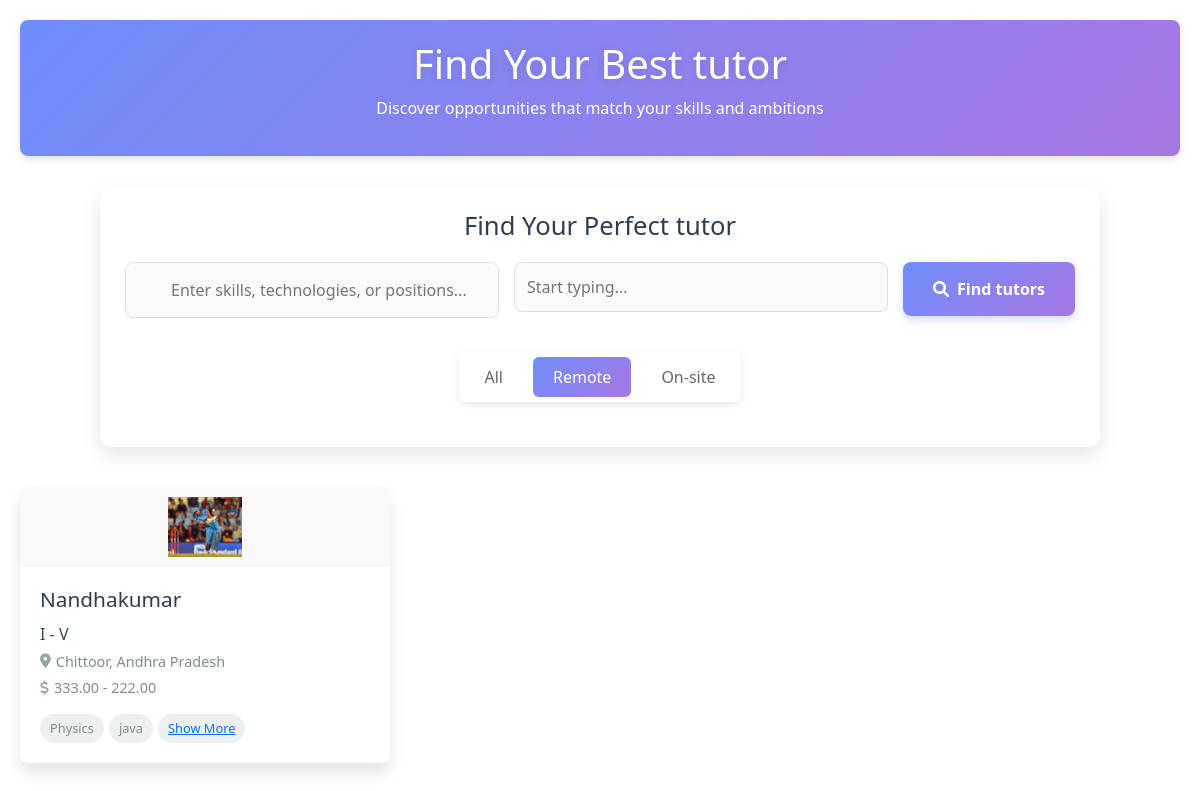
The page /h_online_tutor on the database as committed earlier.
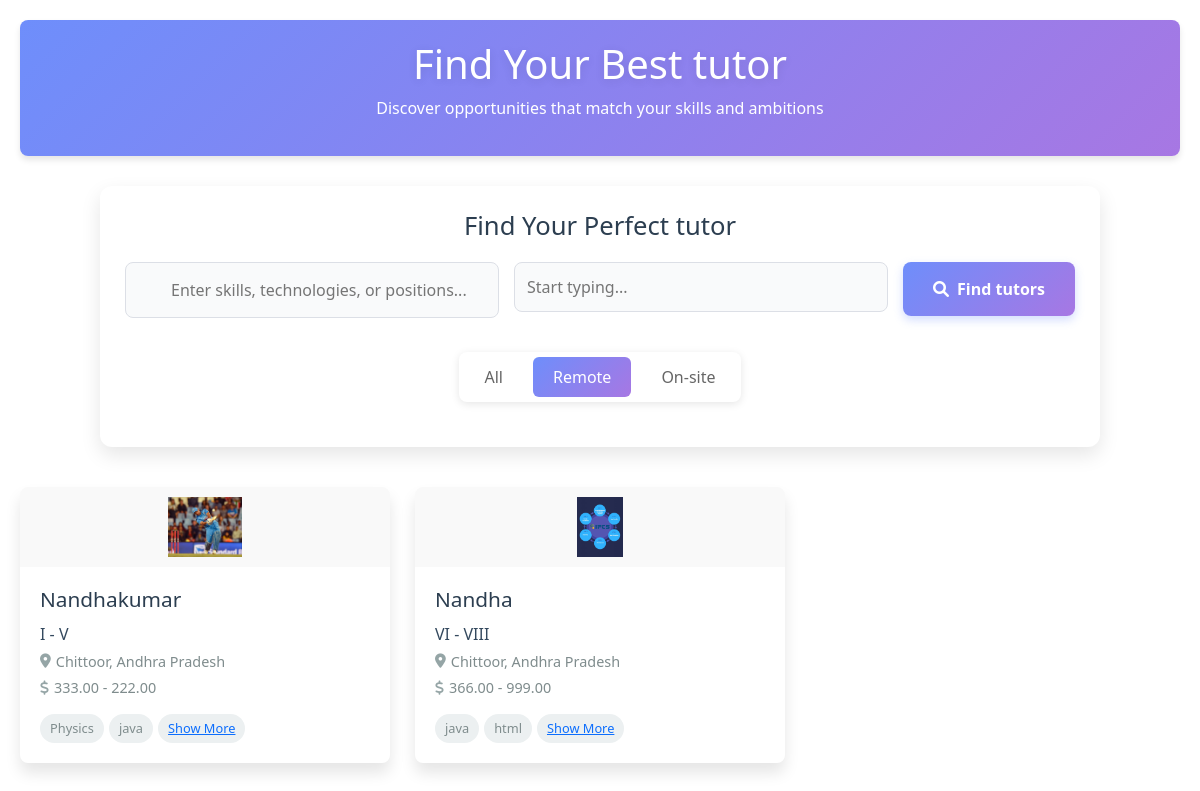
The same page on the database as committed later.
### kovai_app/models.py (models this page shows)
class TutorRegistration(models.Model):
    GENDER_CHOICES = [
        ('male', 'Male'),
        ('female', 'Female'),
    ]
    TEACHING_TYPES = [
        ('individual_teaching', 'Individual Teaching'),
        ('teaching_company', 'Teaching Company'),
    ]
    DEGREE_TYPES = [
        ('Secondary', 'Secondary'),
        ('Higher_Secondary', 'Higher Secondary'),
        ('Diploma', 'Diploma'),
        ('Graduation', 'Graduation'),
        ('AdvancedDiploma', 'Advanced Diploma'),
        ('PostGraduation', 'Post Graduation'),
        ('Doctorate/PhD', 'Doctorate/PhD'),
        ('Certification', 'Certification'),
        ('Other', 'Other'),
    ]
    ASSOCIATION_CHOICES = [
        ('parttime', 'Part time'),
        ('fulltime', 'Full time'),
        ('Correspondence', 'Correspondence / Distance Learning'),
    ]
    FEE_CHOICES = [
        ('per_hour', 'per hour'),
        ('per_month', 'per month'),
        ('per_year', 'per year'),
    ]
    INTEREST_CHOICES = [
        ('online_teaching', 'Online teaching'),
        ('offline_teaching', 'Offline teaching'),
        ('full_time', 'Full Time'),
        ('part_time', 'Part Time'),
        ('both', 'Both'),
    ]
    user = models.OneToOneField(User, on_delete=models.CASCADE,null=True,blank=True)
    name = models.CharField(max_length=255)
    email = models.EmailField()
    password = models.CharField(max_length=255)
    confirm_password = models.CharField(max_length=255)
    types = models.CharField(max_length=50, choices=TEACHING_TYPES, null=True, blank=True)
    strength = models.CharField(max_length=255, null=True, blank=True)
    gender = models.CharField(max_length=10, choices=GENDER_CHOICES, null=True, blank=True)
    date_of_birth = models.DateField(null=True, blank=True)
    language = models.CharField(max_length=50, choices=TEACHING_TYPES, null=True, blank=True)
    language_two=models.CharField(max_length=50, choices=TEACHING_TYPES, null=True, blank=True)
    language_three=models.CharField(max_length=50, choices=TEACHING_TYPES, null=True, blank=True)
    language_four=models.CharField(max_length=50, choices=TEACHING_TYPES, null=True, blank=True)
    language_five=models.CharField(max_length=50, choices=TEACHING_TYPES, null=True, blank=True)
    location = models.CharField(max_length=255, null=True, blank=True)
    post_code = models.CharField(max_length=20, null=True, blank=True)
    subject = models.CharField(max_length=255, null=True, blank=True)
    from_level = models.CharField(max_length=255, null=True, blank=True)
    institution_name = models.CharField(max_length=255, null=True, blank=True)
    degree_type = models.CharField(max_length=50, choices=DEGREE_TYPES, null=True, blank=True)
    degree_name = models.CharField(max_length=255, null=True, blank=True)
    specialisation= models.CharField(max_length=255, null=True, blank=True)
    institution_name_two = models.CharField(max_length=255, null=True, blank=True)
    institution_name_three = models.CharField(max_length=255, null=True, blank=True)
    institution_name_four = models.CharField(max_length=255, null=True, blank=True)
    institution_name_five = models.CharField(max_length=255, null=True, blank=True)
    degree_type_two = models.CharField(max_length=50, choices=DEGREE_TYPES, null=True, blank=True)
    degree_name_two = models.CharField(max_length=255, null=True, blank=True)
    degree_type_three = models.CharField(max_length=50, choices=DEGREE_TYPES, null=True, blank=True)
    degree_name_three = models.CharField(max_length=255, null=True, blank=True)
    degree_type_four = models.CharField(max_length=50, choices=DEGREE_TYPES, null=True, blank=True)
    degree_name_four = models.CharField(max_length=255, null=True, blank=True)
    degree_type_five = models.CharField(max_length=50, choices=DEGREE_TYPES, null=True, blank=True)
    degree_name_five = models.CharField(max_length=255, null=True, blank=True)
    specialisation_two= models.CharField(max_length=255, null=True, blank=True)
    specialisation_three= models.CharField(max_length=255, null=True, blank=True)
    specialisation_four= models.CharField(max_length=255, null=True, blank=True)
    specialisation_five= models.CharField(max_length=255, null=True, blank=True)
    company_name = models.CharField(max_length=255, null=True, blank=True)
    job_roll = models.CharField(max_length=255, null=True, blank=True)
    company_name_two = models.CharField(max_length=255, null=True, blank=True)
    job_roll_two = models.CharField(max_length=255, null=True, blank=True)
    company_name_three = models.CharField(max_length=255, null=True, blank=True)
    job_roll_three = models.CharField(max_length=255, null=True, blank=True)
    company_name_four = models.CharField(max_length=255, null=True, blank=True)
    job_roll_four = models.CharField(max_length=255, null=True, blank=True)
    company_name_five = models.CharField(max_length=255, null=True, blank=True)
    job_roll_five = models.CharField(max_length=255, null=True, blank=True)
    year_of_experience=models.CharField(max_length=255, null=True, blank=True)
    year_of_experience_two=models.CharField(max_length=255, null=True, blank=True)
    year_of_experience_three=models.CharField(max_length=255, null=True, blank=True)
    year_of_experience_four=models.CharField(max_length=255, null=True, blank=True)
    year_of_experience_five=models.CharField(max_length=255, null=True, blank=True)
    i_charge = models.CharField(max_length=20, choices=FEE_CHOICES, null=True, blank=True)
    min_fee = models.DecimalField(max_digits=10, decimal_places=2, null=True, blank=True)
    max_fee = models.DecimalField(max_digits=10, decimal_places=2, null=True, blank=True)
    classes = models.CharField(max_length=20, choices=FEE_CHOICES, null=True, blank=True)
    other_subject = models.CharField(max_length=20, choices=FEE_CHOICES, null=True, blank=True)
    language_subject = models.CharField(max_length=20, choices=FEE_CHOICES, null=True, blank=True)
    curriculum= models.CharField(max_length=20, choices=FEE_CHOICES, null=True, blank=True)
    willing_to_travel = models.CharField(
        max_length=3,
        choices=[('yes', 'Yes'), ('no', 'No')],
        default='no',
        null=True,
        blank=True
    )
    available_for_online_teaching = models.CharField(
        max_length=3,
        choices=[('yes', 'Yes'), ('no', 'No')],
        default='no',
        null=True,
        blank=True
    )
    help_with_homework = models.CharField(
        max_length=3,
        choices=[('yes', 'Yes'), ('no', 'No')],
        default='no',
        null=True,
        blank=True
    )
    full_time_teacher = models.CharField(
        max_length=3,
        choices=[('yes', 'Yes'), ('no', 'No')],
        default='no',
        null=True,
        blank=True
    )
    interested_in = models.CharField(max_length=20, choices=INTEREST_CHOICES, null=True, blank=True)
    s_profile_description = models.TextField(null=True, blank=True)
    profile_description = models.TextField(null=True, blank=True)
    id_proof = models.ImageField(upload_to=upload_to, null=True, blank=True)
    profile_photo = models.ImageField(upload_to=upload_to,null=True)
    phone = models.CharField(max_length=15 ,null=True, blank=True)
    email_otp=models.BigIntegerField(null=True,blank=True)
    filename=models.CharField(max_length=500, choices=INTEREST_CHOICES, null=True, blank=True)
    coin=models.IntegerField(null=True, blank=True)
    review=models.IntegerField(null=True, blank=True)
    def __str__(self):
        return self.name

### kovai_app/views.py (the view)
# urls.py: path('h_online_tutor',views.h_online_tutor, name='h_online_tutor'),
def h_online_tutor(request):
    all_tutor=TutorRegistration.objects.filter(available_for_online_teaching="Yes")
    print("online",all_tutor)
    return render(request,"h_all_teacher.html",{"tutors":all_tutor,"h":"online"})

### kovai_app/templatetags/custom_filters.py (called while the page is built)
@register.filter
def parse_subjects(value):
    try:
        return ast.literal_eval(value)
    except (ValueError, SyntaxError):
        return value  # Return the original value if parsing fails

### kovai_app/templates/h_all_teacher.html (shortened to what this page needs)
{% load static %}
{% load custom_filters %}
<!DOCTYPE html>
<html lang="en">
<head>
    <link rel="stylesheet" src="{% static loc.css %}">
    <link rel="stylesheet" href="https://cdnjs.cloudflare.com/ajax/libs/font-awesome/6.0.0-beta3/css/all.min.css">
    <link href="https://cdn.jsdelivr.net/npm/bootstrap@5.3.3/dist/css/bootstrap.min.css" rel="stylesheet">
</head>
<body>
    <header>
        <h1>Find Your Best tutor</h1>
        <p>Discover opportunities that match your skills and ambitions</p>
    </header>
    <div class="search-container">
        <form action="h_search_teacher" method="POST">
        <h2 class="search-title">Find Your Perfect tutor</h2>
        <div class="search-form">
            <div class="search-group">
                <div class="input-wrapper">
                    <input type="text" id="skillsInput" name="subject"  placeholder="Enter skills, technologies, or positions...">
                </div>
            </div>
            <div class="search-group">
                <div class="input-wrapper">
                  <div id="search-container">
                    <input type="text" id="search"  name="location" placeholder="Start typing..." />
                  </div>
                </div>
              </div>
            <button id="searchButton" class="search-button" type="submit">
                <i class="fas fa-search"></i> Find tutors
            </button>
        </div>
    </form>
    <div class="tutor-type-filter">
        <div class="filter-buttons">
            <a href="{% url 'h_all_teachers' %}">
                <button class="filter-btn {% if h == 'all' %}active{% endif %}" data-type="all">All</button>
            </a>
            <a href="{% url 'h_online_tutor' %}">
                <button class="filter-btn {% if h == 'online' %}active{% endif %}" data-type="remote">Remote</button>
            </a>
            <a href="{% url 'h_home_tutor' %}">
                <button class="filter-btn {% if h == 'home' %}active{% endif %}" data-type="onsite">On-site</button>
            </a>
        </div>
    </div>
    </div>
{% if tutors %}
    <div class="tutor-container">
        {% for tutor in tutors %}
        <div class="tutor-card" data-tutor-id=5>
            <div class="tutor-logo">
                <img src="{{ tutor.profile_photo.url }}" alt="Netflix Logo">
            </div>
            <div class="tutor-details">
                <h2 class="tutor-title">{{ tutor.name|title }} </h2>
                <p class="tutor-company">{{tutor.classes}}</p>
                <p class="tutor-location"><i class="fas fa-map-marker-alt"></i> {{ tutor.location }}</p>
                <p class="tutor-salary"><i class="fas fa-dollar-sign"></i> {{ tutor.min_fee }}  -  {{ tutor.max_fee }} </p>
                <div class="tutor-tags">
                    {% for subject in tutor.subject|parse_subjects|slice:":2" %}
                    <span class="tag">{{ subject }}</span>
                    {% endfor %}
                    {% if request.user.is_authenticated %}
                    <span class="tag"><a href="/s_myprofile/{{tutor.email}}/{{user.email}}" class="ba">Show More</a></span>
                   {% else %}
                    <span class="tag"><a href="/stu_login" class="ba">Show More</a></span>
                    {% endif %}
                </div>
            </div>
        </div>
        {% endfor %}
    </div>
    {% endif %}
</body>
</html>

Rows that differ between the two databases and show on the page:
added TutorRegistration: profile_photo (picture), name "Nandha", classes "VI - VIII", location "Chittoor, Andhra Pradesh", min_fee "366.00", max_fee "999.00", subject "java" "html"
